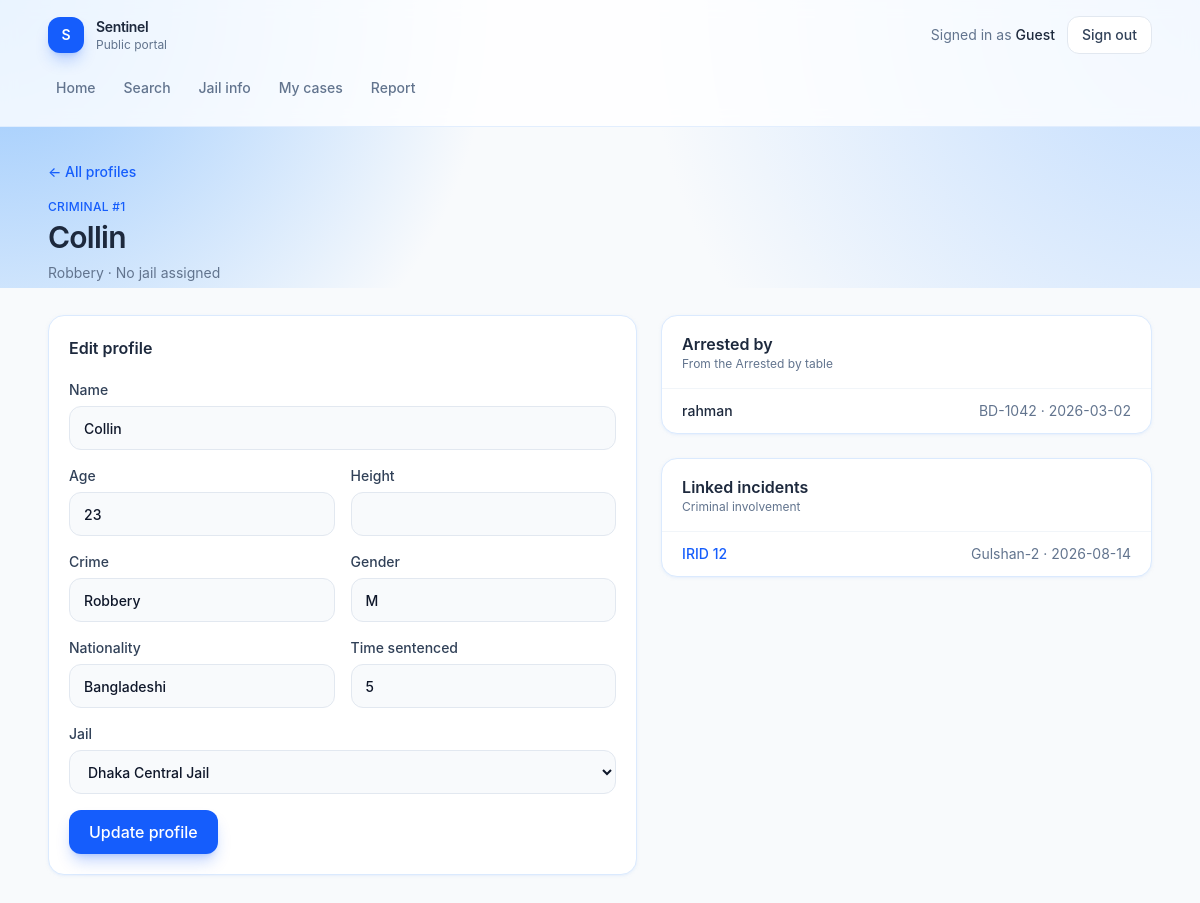
/criminals/1, run on an earlier commit of the app's database.
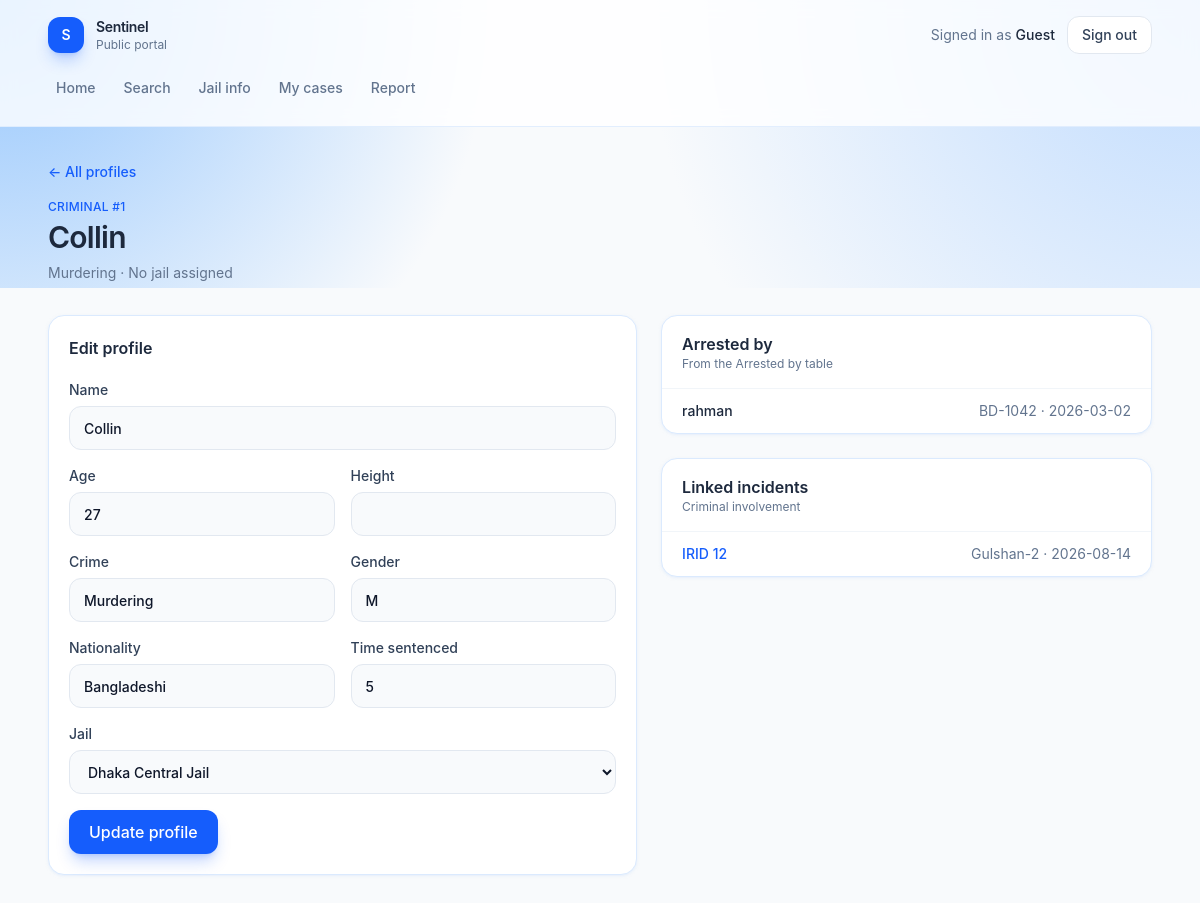
And on a later commit of the database.
### tables this page shows
CREATE TABLE Criminal (
    CID INTEGER PRIMARY KEY,
    Name TEXT NOT NULL,
    Age INTEGER,
    Crime TEXT,
    Height REAL,
    Gender TEXT,
    Nationality TEXT,
    JID INTEGER,
    time_sentenced TEXT,
    FOREIGN KEY (JID) REFERENCES Jail(JID)
);

### app.py (the view, shortened to what this page needs)
@app.route("/criminals/<int:cid>", methods=["GET", "POST"])
def criminal_detail(cid):
    db = get_db()
    if request.method == "GET":
        criminal = db.execute("SELECT * FROM CRIMINAL WHERE CID = ?", (cid,)).fetchone()
        jail = db.execute("SELECT * FROM JAIL WHERE JID = ?", (criminal["JID"],)).fetchone()
        arrest = db.execute("SELECT * FROM 'Arrested By' WHERE CID = ?", (cid,)).fetchall()
        case = db.execute("SELECT * FROM 'Criminal Involvement' WHERE CID = ?", (cid,)).fetchall()
        return render_template("criminal_detail.html", criminal=criminal, jail=jail, arrest=arrest, case=case)

### app.py (called while the page is built)
def get_db():
    if "db" not in g:
        g.db = sqlite3.connect(app.config["DATABASE"])
        g.db.row_factory = sqlite3.Row
    return g.db

### templates/criminal_detail.html (shortened to what the changed rows need)
{% extends "app.html" %}
{% set criminal = criminal if criminal is defined else {
    "CID": 101, "Name": "Karim Uddin", "Age": 31, "Crime": "Theft", "Height": 170,
    "Gender": "M", "Nationality": "Bangladeshi", "JID": 1, "jail_name": "Dhaka Central Jail",
    "time_sentenced": "5 years"
} %}
{% set jails = jails if jails is defined else [{"JID": 1, "Name": "Dhaka Central Jail"}, {"JID": 2, "Name": "Kashimpur Central Jail"}] %}
{% set arrests = arrests if arrests is defined else [{"Date": "2026-03-02", "officer_name": "rahman", "badge_no": "BD-1042"}] %}
{% set cases = cases if cases is defined else [{"IRID": 12, "Date": "2026-08-14", "location": "Gulshan-2"}] %}
{% block page %}
<div class="mb-8">
    <a href="{{ url_for('criminals') }}" class="text-sm font-medium text-blue-600 hover:text-blue-700">← All profiles</a>
    <p class="mt-4 text-xs font-medium uppercase tracking-wide text-blue-600">Criminal #{{ criminal.CID }}</p>
    <h1 class="mt-1 text-3xl font-semibold tracking-tight text-slate-800">{{ criminal.Name }}</h1>
    <p class="mt-2 text-sm text-slate-500">{{ criminal.Crime or "Unspecified crime" }} · {{ criminal.jail_name or "No jail assigned" }}</p>
</div>
<div class="grid gap-6 lg:grid-cols-[minmax(0,1.2fr)_minmax(0,1fr)]">
    <article class="rounded-2xl border border-blue-100 bg-white p-5 shadow-sm shadow-blue-100/50">
        <h2 class="font-semibold text-slate-800">Edit profile</h2>
        <form action="{{ url_for('criminal_detail', cid=criminal.CID) }}" method="post" class="mt-5 grid gap-4 sm:grid-cols-2">
            <label class="flex flex-col gap-1.5 text-sm font-medium text-slate-700 sm:col-span-2">
                Name
                <input type="text" name="Name" value="{{ criminal.Name }}" required class="h-11 rounded-xl border border-slate-200 bg-slate-50 px-3.5 outline-none focus:border-blue-500 focus:bg-white focus:ring-4 focus:ring-blue-100">
            </label>
            <label class="flex flex-col gap-1.5 text-sm font-medium text-slate-700">
                Age
                <input type="number" name="Age" value="{{ criminal.Age or '' }}" class="h-11 rounded-xl border border-slate-200 bg-slate-50 px-3.5 outline-none focus:border-blue-500 focus:bg-white focus:ring-4 focus:ring-blue-100">
            </label>
            <label class="flex flex-col gap-1.5 text-sm font-medium text-slate-700">
                Crime
                <input type="text" name="Crime" value="{{ criminal.Crime or '' }}" class="h-11 rounded-xl border border-slate-200 bg-slate-50 px-3.5 outline-none focus:border-blue-500 focus:bg-white focus:ring-4 focus:ring-blue-100">
            </label>
            <label class="flex flex-col gap-1.5 text-sm font-medium text-slate-700">
                Gender
                <input type="text" name="Gender" value="{{ criminal.Gender or '' }}" class="h-11 rounded-xl border border-slate-200 bg-slate-50 px-3.5 outline-none focus:border-blue-500 focus:bg-white focus:ring-4 focus:ring-blue-100">
            </label>
            <label class="flex flex-col gap-1.5 text-sm font-medium text-slate-700">
                Nationality
                <input type="text" name="Nationality" value="{{ criminal.Nationality or '' }}" class="h-11 rounded-xl border border-slate-200 bg-slate-50 px-3.5 outline-none focus:border-blue-500 focus:bg-white focus:ring-4 focus:ring-blue-100">
            </label>
            <label class="flex flex-col gap-1.5 text-sm font-medium text-slate-700">
                Time sentenced
                <input type="text" name="time_sentenced" value="{{ criminal.time_sentenced or '' }}" class="h-11 rounded-xl border border-slate-200 bg-slate-50 px-3.5 outline-none focus:border-blue-500 focus:bg-white focus:ring-4 focus:ring-blue-100">
            </label>
            <label class="flex flex-col gap-1.5 text-sm font-medium text-slate-700 sm:col-span-2">
                Jail
                <select name="JID" class="h-11 rounded-xl border border-slate-200 bg-slate-50 px-3.5 outline-none focus:border-blue-500 focus:bg-white focus:ring-4 focus:ring-blue-100">
                    {% for jail in jails %}
                    <option value="{{ jail.JID }}" {% if criminal.JID == jail.JID %}selected{% endif %}>{{ jail.Name }}</option>
                    {% endfor %}
                </select>
            </label>
        </form>
    </article>
    <div class="flex flex-col gap-6">
        <article class="overflow-hidden rounded-2xl border border-blue-100 bg-white shadow-sm shadow-blue-100/50">
            <div class="border-b border-slate-100 px-5 py-4">
                <h2 class="font-semibold text-slate-800">Arrested by</h2>
            </div>
        </article>
        <article class="overflow-hidden rounded-2xl border border-blue-100 bg-white shadow-sm shadow-blue-100/50">
            <div class="border-b border-slate-100 px-5 py-4">
                <h2 class="font-semibold text-slate-800">Linked incidents</h2>
            </div>
        </article>
    </div>
</div>
{% endblock %}

What changed in the data, as far as the page shows it:
changed Criminal "Collin": Crime "Robbery" → "Murdering"; Age "23" → "27"
